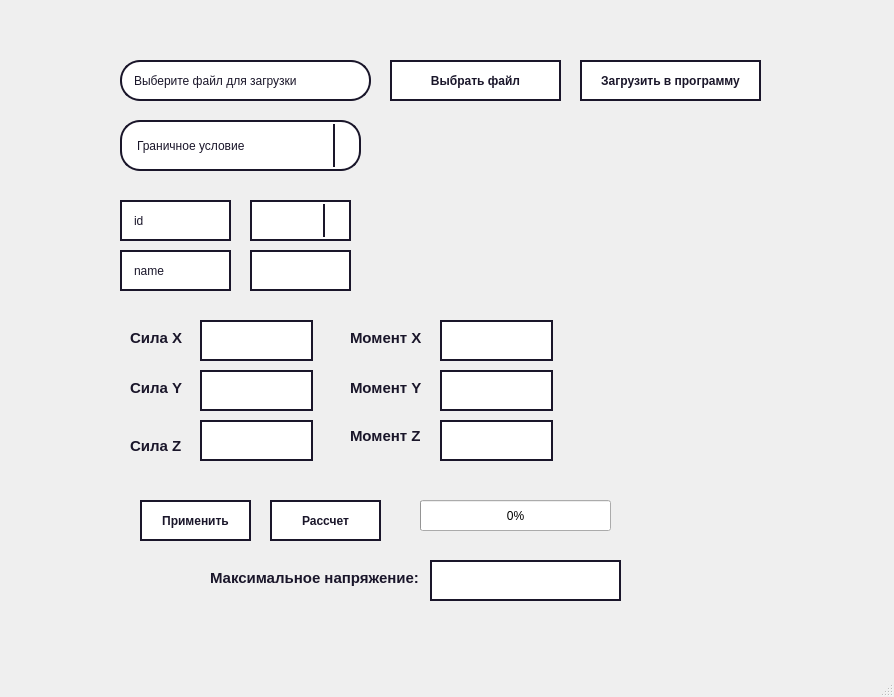
<?xml version="1.0" encoding="UTF-8"?>
<ui version="4.0">
 <class>MainWindow</class>
 <widget class="QMainWindow" name="MainWindow">
  <property name="enabled">
   <bool>true</bool>
  </property>
  <property name="geometry">
   <rect>
    <x>0</x>
    <y>0</y>
    <width>894</width>
    <height>697</height>
   </rect>
  </property>
  <property name="cursor">
   <cursorShape>ArrowCursor</cursorShape>
  </property>
  <property name="mouseTracking">
   <bool>false</bool>
  </property>
  <property name="windowTitle">
   <string>Fidesys processing</string>
  </property>
  <widget class="QWidget" name="centralwidget">
   <property name="styleSheet">
    <string notr="true"/>
   </property>
   <widget class="QComboBox" name="gu_choice">
    <property name="enabled">
     <bool>false</bool>
    </property>
    <property name="geometry">
     <rect>
      <x>120</x>
      <y>120</y>
      <width>241</width>
      <height>51</height>
     </rect>
    </property>
    <property name="styleSheet">
     <string notr="true">QComboBox {
    border: 2px solid #1A162A;
    border-radius: 20px;
    background-color: white;
    color: #1A162A;
    font-size: 12px;
	padding:15px;
}

QComboBox QAbstractItemView {
    border: 2px solid #1A162A;
    border-radius: 8px;
    background-color: white;
    color: #1A162A;
    selection-background-color: #1A162A;
    selection-color: white;
}

QComboBox::drop-down {
    subcontrol-origin: padding;
    subcontrol-position: center right;
    width: 24px;
    border-left: 2px solid #1A162A;
    margin: 2px 0;
}

QComboBox::down-arrow {
    image: none;
    border-left: 5px solid transparent;
    border-right: 5px solid transparent;
    border-top: 5px solid #1A162A;
    width: 0;
    height: 0;
}</string>
    </property>
    <item>
     <property name="text">
      <string notr="true">Граничное условие</string>
     </property>
    </item>
    <item>
     <property name="text">
      <string>давления</string>
     </property>
    </item>
    <item>
     <property name="text">
      <string>точечные силы</string>
     </property>
    </item>
    <item>
     <property name="text">
      <string>перемещения</string>
     </property>
    </item>
    <item>
     <property name="text">
      <string>распределенные нагрузки</string>
     </property>
    </item>
   </widget>
   <widget class="QPushButton" name="btnOk">
    <property name="enabled">
     <bool>false</bool>
    </property>
    <property name="geometry">
     <rect>
      <x>580</x>
      <y>60</y>
      <width>181</width>
      <height>41</height>
     </rect>
    </property>
    <property name="styleSheet">
     <string notr="true">QPushButton {
    background-color: white;
    color: #1A162A;
    border: 2px solid #1A162A;
    padding: 8px 16px;
    font-size: 12px;
    font-weight: bold;
}

QPushButton:hover
{
	 background-color: #1A162A;
     color: #FFF;
	 cursor:pointer;
}
</string>
    </property>
    <property name="text">
     <string>Загрузить в программу</string>
    </property>
   </widget>
   <widget class="QLineEdit" name="filenameInput">
    <property name="enabled">
     <bool>false</bool>
    </property>
    <property name="geometry">
     <rect>
      <x>110</x>
      <y>50</y>
      <width>271</width>
      <height>61</height>
     </rect>
    </property>
    <property name="styleSheet">
     <string notr="true">QLineEdit {
    border: 2px solid #1A162A;
    border-radius: 20px;
    background-color: white;
    color: #1A162A;
    padding: 6px 10px;
    font-size: 12px;
    margin: 10px;
}</string>
    </property>
    <property name="text">
     <string>Выберите файл для загрузки</string>
    </property>
   </widget>
   <widget class="QPushButton" name="btnChoice">
    <property name="geometry">
     <rect>
      <x>390</x>
      <y>60</y>
      <width>171</width>
      <height>41</height>
     </rect>
    </property>
    <property name="cursor">
     <cursorShape>PointingHandCursor</cursorShape>
    </property>
    <property name="styleSheet">
     <string notr="true">QPushButton {
    background-color: white;
    color: #1A162A;
    border: 2px solid #1A162A;
    padding: 8px 16px;
    font-size: 12px;
    font-weight: bold;
}

QPushButton:hover
{
	 background-color: #1A162A;
     color: #FFF;
	 cursor:pointer;
}
</string>
    </property>
    <property name="text">
     <string>Выбрать файл</string>
    </property>
   </widget>
   <widget class="QWidget" name="functional_widget" native="true">
    <property name="geometry">
     <rect>
      <x>90</x>
      <y>190</y>
      <width>621</width>
      <height>421</height>
     </rect>
    </property>
    <property name="styleSheet">
     <string notr="true">QLineEdit {
    border: 2px solid #1A162A;
    background-color: white;
    color: #1A162A;
    padding: 6px 10px;
    font-size: 12px;
}

QPushButton {
    background-color: white;
    color: #1A162A;
    border: 2px solid #1A162A;
    padding: 8px 16px;
    font-size: 12px;
    font-weight: bold;
}

QPushButton:hover
{
	 background-color: #1A162A;
     color: #FFF;
	 cursor:pointer;
}

QLabel{
font-size: 15px;
font-weight: bold;
color: #1A162A;
}


</string>
    </property>
    <widget class="QLineEdit" name="maxMises">
     <property name="geometry">
      <rect>
       <x>340</x>
       <y>370</y>
       <width>191</width>
       <height>41</height>
      </rect>
     </property>
    </widget>
    <widget class="QPushButton" name="btnSaveParams">
     <property name="geometry">
      <rect>
       <x>50</x>
       <y>310</y>
       <width>111</width>
       <height>41</height>
      </rect>
     </property>
     <property name="text">
      <string>Применить</string>
     </property>
    </widget>
    <widget class="QLabel" name="label">
     <property name="geometry">
      <rect>
       <x>120</x>
       <y>380</y>
       <width>221</width>
       <height>16</height>
      </rect>
     </property>
     <property name="text">
      <string>Максимальное напряжение:</string>
     </property>
    </widget>
    <widget class="QPushButton" name="btnCalc">
     <property name="geometry">
      <rect>
       <x>180</x>
       <y>310</y>
       <width>111</width>
       <height>41</height>
      </rect>
     </property>
     <property name="styleSheet">
      <string notr="true">background:#1A162A;
color:#fff;

QPushButton#btnCalc:hover{
cursor:pointer; 
backgoround:#fff;
}</string>
     </property>
     <property name="text">
      <string>Рассчет</string>
     </property>
    </widget>
    <widget class="QStackedWidget" name="stackedWidget">
     <property name="enabled">
      <bool>true</bool>
     </property>
     <property name="geometry">
      <rect>
       <x>30</x>
       <y>10</y>
       <width>591</width>
       <height>281</height>
      </rect>
     </property>
     <property name="styleSheet">
      <string notr="true">QComboBox {
    border: 2px solid #1A162A;
    background-color: white;
    color: #1A162A;
    font-size: 12px;
	padding: 5px;
}

QComboBox QAbstractItemView {
    border: 2px solid #1A162A;
    background-color: white;
    color: #1A162A;
    selection-background-color: #1A162A;
    selection-color: white;
}

QComboBox::drop-down {
    subcontrol-origin: padding;
    subcontrol-position: center right;
    width: 24px;
    border-left: 2px solid #1A162A;
    margin: 2px 0;
}

QComboBox::down-arrow {
    image: none;
    border-left: 5px solid transparent;
    border-right: 5px solid transparent;
    border-top: 5px solid #1A162A;
    width: 0;
    height: 0;
}</string>
     </property>
     <property name="currentIndex">
      <number>1</number>
     </property>
     <widget class="QWidget" name="page">
      <widget class="QLabel" name="pressureLabel">
       <property name="geometry">
        <rect>
         <x>30</x>
         <y>130</y>
         <width>81</width>
         <height>20</height>
        </rect>
       </property>
       <property name="text">
        <string>Значение</string>
       </property>
      </widget>
      <widget class="QLineEdit" name="pressureValue">
       <property name="geometry">
        <rect>
         <x>110</x>
         <y>120</y>
         <width>151</width>
         <height>41</height>
        </rect>
       </property>
      </widget>
      <widget class="QComboBox" name="pressureChoice">
       <property name="geometry">
        <rect>
         <x>130</x>
         <y>0</y>
         <width>111</width>
         <height>41</height>
        </rect>
       </property>
      </widget>
      <widget class="QLineEdit" name="name_2">
       <property name="enabled">
        <bool>false</bool>
       </property>
       <property name="geometry">
        <rect>
         <x>0</x>
         <y>50</y>
         <width>111</width>
         <height>41</height>
        </rect>
       </property>
       <property name="text">
        <string>name</string>
       </property>
      </widget>
      <widget class="QLineEdit" name="id_2">
       <property name="enabled">
        <bool>false</bool>
       </property>
       <property name="geometry">
        <rect>
         <x>0</x>
         <y>0</y>
         <width>111</width>
         <height>41</height>
        </rect>
       </property>
       <property name="text">
        <string>id</string>
       </property>
      </widget>
      <widget class="QLineEdit" name="pressureName">
       <property name="enabled">
        <bool>false</bool>
       </property>
       <property name="geometry">
        <rect>
         <x>130</x>
         <y>50</y>
         <width>111</width>
         <height>41</height>
        </rect>
       </property>
       <property name="text">
        <string/>
       </property>
      </widget>
     </widget>
     <widget class="QWidget" name="page_2">
      <widget class="QLabel" name="forceLabel_X">
       <property name="geometry">
        <rect>
         <x>10</x>
         <y>130</y>
         <width>61</width>
         <height>16</height>
        </rect>
       </property>
       <property name="text">
        <string>Сила X</string>
       </property>
      </widget>
      <widget class="QLineEdit" name="forceX">
       <property name="geometry">
        <rect>
         <x>80</x>
         <y>120</y>
         <width>113</width>
         <height>41</height>
        </rect>
       </property>
      </widget>
      <widget class="QLabel" name="forceLabel_Y">
       <property name="geometry">
        <rect>
         <x>10</x>
         <y>180</y>
         <width>61</width>
         <height>16</height>
        </rect>
       </property>
       <property name="text">
        <string>Сила Y</string>
       </property>
      </widget>
      <widget class="QLineEdit" name="forceY">
       <property name="geometry">
        <rect>
         <x>80</x>
         <y>170</y>
         <width>113</width>
         <height>41</height>
        </rect>
       </property>
      </widget>
      <widget class="QLineEdit" name="forceZ">
       <property name="geometry">
        <rect>
         <x>80</x>
         <y>220</y>
         <width>113</width>
         <height>41</height>
        </rect>
       </property>
      </widget>
      <widget class="QLabel" name="forceLabel_Z">
       <property name="geometry">
        <rect>
         <x>10</x>
         <y>230</y>
         <width>111</width>
         <height>31</height>
        </rect>
       </property>
       <property name="text">
        <string>Сила Z</string>
       </property>
      </widget>
      <widget class="QLabel" name="forceLabel_XX">
       <property name="geometry">
        <rect>
         <x>230</x>
         <y>180</y>
         <width>81</width>
         <height>16</height>
        </rect>
       </property>
       <property name="text">
        <string>Момент Y</string>
       </property>
      </widget>
      <widget class="QLineEdit" name="momentZ">
       <property name="geometry">
        <rect>
         <x>320</x>
         <y>220</y>
         <width>113</width>
         <height>41</height>
        </rect>
       </property>
      </widget>
      <widget class="QLabel" name="forceLabel_YY">
       <property name="geometry">
        <rect>
         <x>230</x>
         <y>130</y>
         <width>81</width>
         <height>16</height>
        </rect>
       </property>
       <property name="text">
        <string>Момент X</string>
       </property>
      </widget>
      <widget class="QLineEdit" name="momentY">
       <property name="geometry">
        <rect>
         <x>320</x>
         <y>170</y>
         <width>113</width>
         <height>41</height>
        </rect>
       </property>
      </widget>
      <widget class="QLineEdit" name="momentX">
       <property name="geometry">
        <rect>
         <x>320</x>
         <y>120</y>
         <width>113</width>
         <height>41</height>
        </rect>
       </property>
      </widget>
      <widget class="QLabel" name="forceLabel_ZZ">
       <property name="geometry">
        <rect>
         <x>230</x>
         <y>220</y>
         <width>101</width>
         <height>31</height>
        </rect>
       </property>
       <property name="text">
        <string>Момент Z</string>
       </property>
      </widget>
      <widget class="QLineEdit" name="forceName">
       <property name="enabled">
        <bool>false</bool>
       </property>
       <property name="geometry">
        <rect>
         <x>130</x>
         <y>50</y>
         <width>101</width>
         <height>41</height>
        </rect>
       </property>
       <property name="text">
        <string/>
       </property>
      </widget>
      <widget class="QLineEdit" name="name">
       <property name="enabled">
        <bool>false</bool>
       </property>
       <property name="geometry">
        <rect>
         <x>0</x>
         <y>50</y>
         <width>111</width>
         <height>41</height>
        </rect>
       </property>
       <property name="text">
        <string>name</string>
       </property>
      </widget>
      <widget class="QComboBox" name="forceChoice">
       <property name="geometry">
        <rect>
         <x>130</x>
         <y>0</y>
         <width>101</width>
         <height>41</height>
        </rect>
       </property>
      </widget>
      <widget class="QLineEdit" name="id">
       <property name="enabled">
        <bool>false</bool>
       </property>
       <property name="geometry">
        <rect>
         <x>0</x>
         <y>0</y>
         <width>111</width>
         <height>41</height>
        </rect>
       </property>
       <property name="text">
        <string>id</string>
       </property>
      </widget>
     </widget>
     <widget class="QWidget" name="page_4">
      <widget class="QLabel" name="forceLabel_Y_3">
       <property name="geometry">
        <rect>
         <x>10</x>
         <y>180</y>
         <width>61</width>
         <height>16</height>
        </rect>
       </property>
       <property name="text">
        <string>Сила Y</string>
       </property>
      </widget>
      <widget class="QLineEdit" name="name_3">
       <property name="enabled">
        <bool>false</bool>
       </property>
       <property name="geometry">
        <rect>
         <x>0</x>
         <y>50</y>
         <width>111</width>
         <height>41</height>
        </rect>
       </property>
       <property name="styleSheet">
        <string notr="true"/>
       </property>
       <property name="text">
        <string>name</string>
       </property>
      </widget>
      <widget class="QLabel" name="forceLabel_Z_3">
       <property name="geometry">
        <rect>
         <x>10</x>
         <y>230</y>
         <width>101</width>
         <height>31</height>
        </rect>
       </property>
       <property name="text">
        <string>Сила Z</string>
       </property>
      </widget>
      <widget class="QLineEdit" name="forceZ_2">
       <property name="geometry">
        <rect>
         <x>80</x>
         <y>220</y>
         <width>113</width>
         <height>41</height>
        </rect>
       </property>
      </widget>
      <widget class="QLineEdit" name="momentY_2">
       <property name="geometry">
        <rect>
         <x>320</x>
         <y>170</y>
         <width>113</width>
         <height>41</height>
        </rect>
       </property>
      </widget>
      <widget class="QLabel" name="forceLabel_X_3">
       <property name="geometry">
        <rect>
         <x>10</x>
         <y>130</y>
         <width>61</width>
         <height>16</height>
        </rect>
       </property>
       <property name="text">
        <string>Сила X</string>
       </property>
      </widget>
      <widget class="QLineEdit" name="forceName2">
       <property name="enabled">
        <bool>false</bool>
       </property>
       <property name="geometry">
        <rect>
         <x>130</x>
         <y>50</y>
         <width>101</width>
         <height>41</height>
        </rect>
       </property>
       <property name="styleSheet">
        <string notr="true"/>
       </property>
       <property name="text">
        <string/>
       </property>
      </widget>
      <widget class="QLineEdit" name="momentZ_2">
       <property name="geometry">
        <rect>
         <x>320</x>
         <y>220</y>
         <width>113</width>
         <height>41</height>
        </rect>
       </property>
      </widget>
      <widget class="QLabel" name="forceLabel_YY_3">
       <property name="geometry">
        <rect>
         <x>230</x>
         <y>130</y>
         <width>81</width>
         <height>16</height>
        </rect>
       </property>
       <property name="text">
        <string>Момент X</string>
       </property>
      </widget>
      <widget class="QLabel" name="forceLabel_ZZ_3">
       <property name="geometry">
        <rect>
         <x>230</x>
         <y>220</y>
         <width>101</width>
         <height>31</height>
        </rect>
       </property>
       <property name="text">
        <string>Момент Z</string>
       </property>
      </widget>
      <widget class="QLineEdit" name="forceX_2">
       <property name="geometry">
        <rect>
         <x>80</x>
         <y>120</y>
         <width>113</width>
         <height>41</height>
        </rect>
       </property>
      </widget>
      <widget class="QComboBox" name="forceChoice2">
       <property name="geometry">
        <rect>
         <x>130</x>
         <y>0</y>
         <width>101</width>
         <height>41</height>
        </rect>
       </property>
       <property name="styleSheet">
        <string notr="true"/>
       </property>
      </widget>
      <widget class="QLineEdit" name="forceY_2">
       <property name="geometry">
        <rect>
         <x>80</x>
         <y>170</y>
         <width>113</width>
         <height>41</height>
        </rect>
       </property>
      </widget>
      <widget class="QLineEdit" name="id_3">
       <property name="enabled">
        <bool>false</bool>
       </property>
       <property name="geometry">
        <rect>
         <x>0</x>
         <y>0</y>
         <width>111</width>
         <height>41</height>
        </rect>
       </property>
       <property name="styleSheet">
        <string notr="true"/>
       </property>
       <property name="text">
        <string>id</string>
       </property>
      </widget>
      <widget class="QLabel" name="forceLabel_XX_3">
       <property name="geometry">
        <rect>
         <x>230</x>
         <y>180</y>
         <width>81</width>
         <height>16</height>
        </rect>
       </property>
       <property name="text">
        <string>Момент Y</string>
       </property>
      </widget>
      <widget class="QLineEdit" name="momentX_2">
       <property name="geometry">
        <rect>
         <x>320</x>
         <y>120</y>
         <width>113</width>
         <height>41</height>
        </rect>
       </property>
      </widget>
     </widget>
     <widget class="QWidget" name="page_3">
      <widget class="QLabel" name="forceLabel_YY_2">
       <property name="geometry">
        <rect>
         <x>300</x>
         <y>120</y>
         <width>71</width>
         <height>16</height>
        </rect>
       </property>
       <property name="text">
        <string>Вокруг X</string>
       </property>
      </widget>
      <widget class="QLabel" name="forceLabel_Y_2">
       <property name="geometry">
        <rect>
         <x>10</x>
         <y>170</y>
         <width>131</width>
         <height>20</height>
        </rect>
       </property>
       <property name="text">
        <string>Перемещение Y</string>
       </property>
      </widget>
      <widget class="QLabel" name="forceLabel_ZZ_2">
       <property name="geometry">
        <rect>
         <x>300</x>
         <y>210</y>
         <width>101</width>
         <height>31</height>
        </rect>
       </property>
       <property name="text">
        <string>Вокруг Z</string>
       </property>
      </widget>
      <widget class="QLineEdit" name="removeZ">
       <property name="geometry">
        <rect>
         <x>150</x>
         <y>210</y>
         <width>113</width>
         <height>41</height>
        </rect>
       </property>
      </widget>
      <widget class="QLabel" name="forceLabel_X_2">
       <property name="geometry">
        <rect>
         <x>10</x>
         <y>120</y>
         <width>131</width>
         <height>20</height>
        </rect>
       </property>
       <property name="text">
        <string>Перемещение X</string>
       </property>
      </widget>
      <widget class="QLineEdit" name="removeY">
       <property name="geometry">
        <rect>
         <x>150</x>
         <y>160</y>
         <width>113</width>
         <height>41</height>
        </rect>
       </property>
      </widget>
      <widget class="QLineEdit" name="removeX">
       <property name="geometry">
        <rect>
         <x>150</x>
         <y>110</y>
         <width>113</width>
         <height>41</height>
        </rect>
       </property>
      </widget>
      <widget class="QLineEdit" name="aroundX">
       <property name="geometry">
        <rect>
         <x>380</x>
         <y>110</y>
         <width>113</width>
         <height>41</height>
        </rect>
       </property>
      </widget>
      <widget class="QLineEdit" name="aroundY">
       <property name="geometry">
        <rect>
         <x>380</x>
         <y>160</y>
         <width>113</width>
         <height>41</height>
        </rect>
       </property>
      </widget>
      <widget class="QLineEdit" name="aroundZ">
       <property name="geometry">
        <rect>
         <x>380</x>
         <y>210</y>
         <width>113</width>
         <height>41</height>
        </rect>
       </property>
      </widget>
      <widget class="QLabel" name="forceLabel_Z_2">
       <property name="geometry">
        <rect>
         <x>10</x>
         <y>210</y>
         <width>131</width>
         <height>31</height>
        </rect>
       </property>
       <property name="text">
        <string>Перемещение Z</string>
       </property>
      </widget>
      <widget class="QLabel" name="forceLabel_XX_2">
       <property name="geometry">
        <rect>
         <x>300</x>
         <y>170</y>
         <width>71</width>
         <height>16</height>
        </rect>
       </property>
       <property name="text">
        <string>Вокруг Y</string>
       </property>
      </widget>
      <widget class="QLineEdit" name="name_4">
       <property name="enabled">
        <bool>false</bool>
       </property>
       <property name="geometry">
        <rect>
         <x>0</x>
         <y>50</y>
         <width>111</width>
         <height>41</height>
        </rect>
       </property>
       <property name="text">
        <string>name</string>
       </property>
      </widget>
      <widget class="QLineEdit" name="removeName">
       <property name="enabled">
        <bool>false</bool>
       </property>
       <property name="geometry">
        <rect>
         <x>130</x>
         <y>50</y>
         <width>111</width>
         <height>41</height>
        </rect>
       </property>
       <property name="text">
        <string/>
       </property>
      </widget>
      <widget class="QComboBox" name="removeChoice">
       <property name="geometry">
        <rect>
         <x>130</x>
         <y>0</y>
         <width>111</width>
         <height>41</height>
        </rect>
       </property>
       <property name="styleSheet">
        <string notr="true">QComboBox{ padding-left: 15px; }</string>
       </property>
       <item>
        <property name="text">
         <string>3</string>
        </property>
       </item>
      </widget>
      <widget class="QLineEdit" name="id_4">
       <property name="enabled">
        <bool>false</bool>
       </property>
       <property name="geometry">
        <rect>
         <x>0</x>
         <y>0</y>
         <width>111</width>
         <height>41</height>
        </rect>
       </property>
       <property name="text">
        <string>id</string>
       </property>
      </widget>
     </widget>
    </widget>
    <widget class="QProgressBar" name="progressBar">
     <property name="geometry">
      <rect>
       <x>330</x>
       <y>310</y>
       <width>191</width>
       <height>31</height>
      </rect>
     </property>
     <property name="value">
      <number>0</number>
     </property>
    </widget>
   </widget>
   <widget class="QLabel" name="img">
    <property name="geometry">
     <rect>
      <x>0</x>
      <y>0</y>
      <width>901</width>
      <height>687</height>
     </rect>
    </property>
    <property name="text">
     <string/>
    </property>
    <property name="pixmap">
     <pixmap resource="resources.qrc">:/images/i.jpg</pixmap>
    </property>
    <property name="scaledContents">
     <bool>true</bool>
    </property>
   </widget>
   <zorder>img</zorder>
   <zorder>gu_choice</zorder>
   <zorder>btnOk</zorder>
   <zorder>filenameInput</zorder>
   <zorder>btnChoice</zorder>
   <zorder>functional_widget</zorder>
  </widget>
  <widget class="QMenuBar" name="menubar">
   <property name="geometry">
    <rect>
     <x>0</x>
     <y>0</y>
     <width>894</width>
     <height>22</height>
    </rect>
   </property>
  </widget>
  <widget class="QStatusBar" name="statusbar"/>
 </widget>
 <resources>
  <include location="resources.qrc"/>
 </resources>
 <connections/>
</ui>
